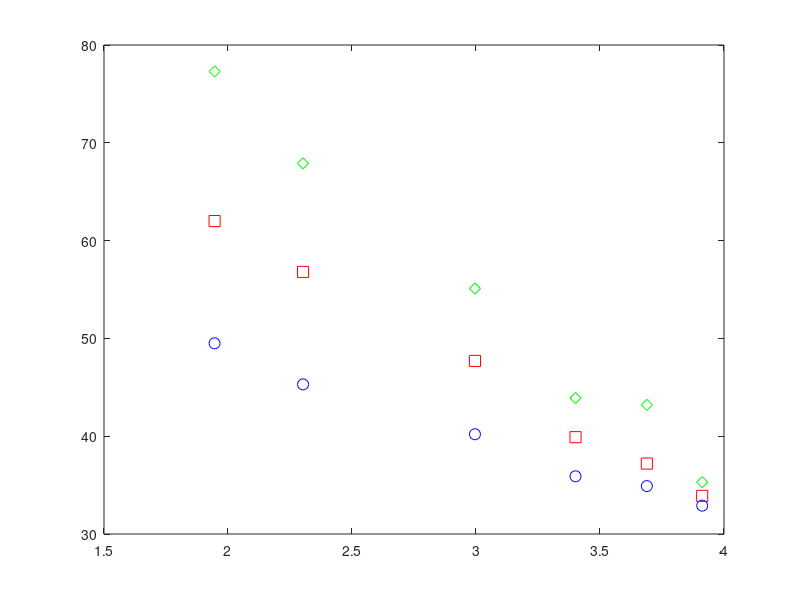

MATLAB code to generate this figure: (Note: this script raises an error after producing the figure.)
clc,clear
% Given data
R = log([7, 10, 20, 30, 40, 50]);
T1 = [49.5 45.3 40.2 35.9 34.9 32.9];
T2 = [62, 56.8, 47.7, 39.9, 37.2, 33.9];
T3 = [77.3, 67.9, 55.1, 43.9, 43.2, 35.3];

% Plot the data points
plot(R, T1, 'bo', 'MarkerSize', 8);
hold on;
plot(R, T2, 'rs', 'MarkerSize', 8);
plot(R, T3, 'gd', 'MarkerSize', 8);

% Perform logarithmic curve fitting for each data set and plot
for i = 1:3
    % Perform curve fitting
    coefficients = polyfit(R, eval(['T', num2str(i)]), 1);
    
    % Extract coefficients
    a = coefficients(1); % slope
    b = coefficients(2); % intercept
    
    % Create the equation
    syms x
    equation = a * x + b;
    
    % Generate values using the equation
    R_fit = linspace(min(R), max(R), 100);
    T_fit = a * R_fit + b;
    
    % Plot the fitted curve
    plot(R_fit, T_fit, '-', 'LineWidth', 1.5);
        
    % Display the equation
    disp(['Equation for T', num2str(i), ': T = ', char(equation)]);
end

% Customize the plot
xlabel('R');
ylabel('T');
title('Curve Fitting for T1, T2, and T3');
legend('T1', 'T2', 'T3', 'Location', 'best');
grid on;
